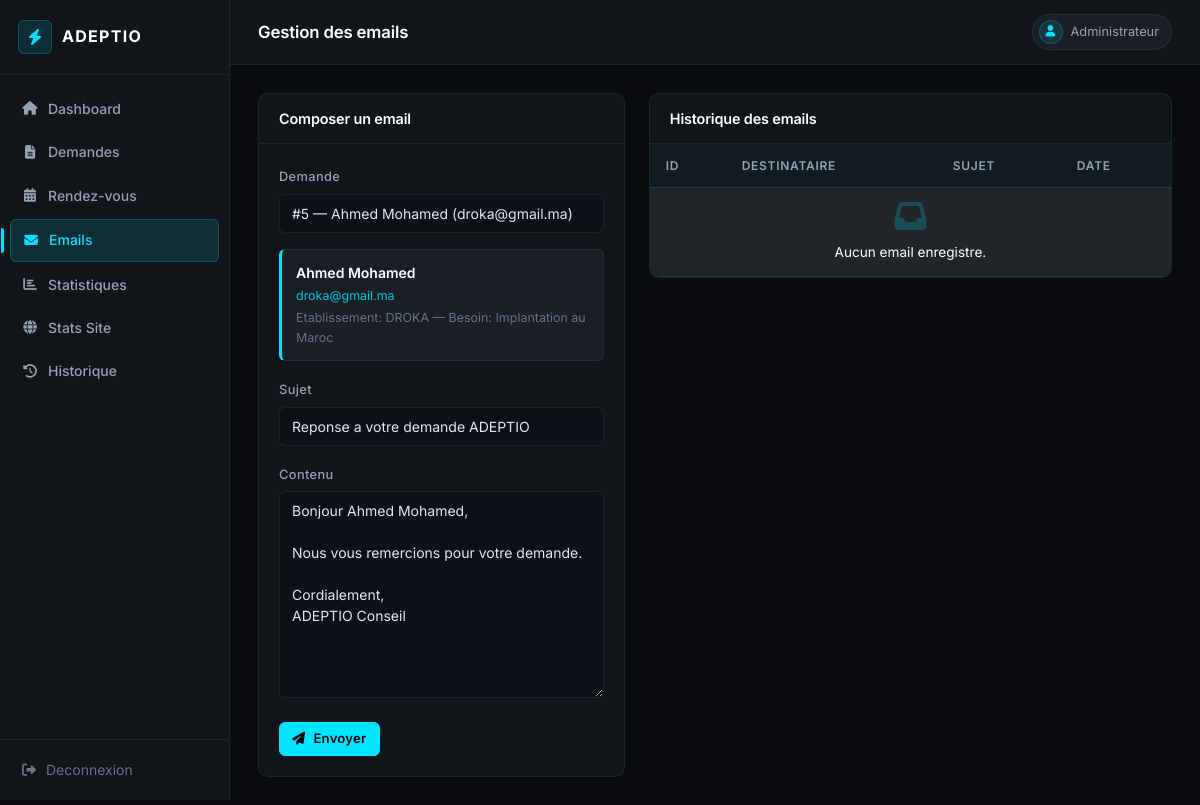
Screenshot of /admin/emails.php?id_demande=5 (signed in) with the database file from the repository.
### tables this page shows
CREATE TABLE `demandes` (
  `id_demande` int(11) NOT NULL,
  `type_demande` enum('etudiant','partenaire') DEFAULT NULL,
  `nom` varchar(100) DEFAULT NULL,
  `email` varchar(100) DEFAULT NULL,
  `telephone` varchar(20) DEFAULT NULL,
  `sujet` varchar(255) DEFAULT NULL,
  `message` text DEFAULT NULL,
  `statut` enum('en_attente','acceptee','rejetee') DEFAULT 'en_attente',
  `date_demande` timestamp NULL DEFAULT current_timestamp()
);

### admin/_bootstrap.php (called while the page is built, shortened)
<?php
function e(?string $value): string
{
    return htmlspecialchars((string) $value, ENT_QUOTES, 'UTF-8');
}
function current_admin(PDO $pdo): ?array
{
    $stmt = $pdo->prepare('SELECT id_admin, nom, email FROM admins WHERE id_admin = ?');
    $stmt->execute([$_SESSION['admin']]);
    return $stmt->fetch(PDO::FETCH_ASSOC) ?: null;
}

### admin/emails.php (the view, shortened to what this page needs)
<?php
require_once __DIR__ . '/_bootstrap.php';
require_once __DIR__ . '/_layout.php';
$selectedDemandeId = (int) ($_GET['id_demande'] ?? $_POST['id_demande'] ?? 0);
$demandes = $pdo->query("
    SELECT id_demande, nom, email, sujet
    FROM demandes
    ORDER BY date_demande DESC
")->fetchAll();
$selectedDemande = null;
if ($selectedDemandeId > 0) {
    $stmt = $pdo->prepare('SELECT * FROM demandes WHERE id_demande = ?');
    $stmt->execute([$selectedDemandeId]);
    $selectedDemande = $stmt->fetch() ?: null;
}
$emails = $pdo->query("
    SELECT e.*, d.nom, d.email
    FROM emails e
    LEFT JOIN demandes d ON d.id_demande = e.id_demande
    ORDER BY e.date_envoi DESC
")->fetchAll();
render_admin_header($pdo, 'Gestion des emails', 'emails');
?>
<div class="row g-4">
    <section class="col-xl-5">
        <div class="panel">
            <div class="panel-header"><h2>Composer un email</h2></div>
            <div class="panel-body">
                <form method="POST">
                    <div class="mb-3">
                        <label class="form-label" for="id_demande">Demande</label>
                        <select class="form-select" id="id_demande" name="id_demande" required
                                onchange="window.location='emails.php?id_demande=' + this.value">
                            <?php foreach ($demandes as $d): ?>
                                <option value="<?= (int) $d['id_demande'] ?>" <?= $selectedDemandeId === (int) $d['id_demande'] ? 'selected' : '' ?>>
                                    #<?= (int) $d['id_demande'] ?> — <?= e($d['nom']) ?> (<?= e($d['email']) ?>)
                                </option>
                            <?php endforeach; ?>
                        </select>
                    </div>
                    <?php if ($selectedDemande): ?>
                        <div class="contact-preview mb-3">
                            <div class="name"><?= e($selectedDemande['nom']) ?></div>
                            <div class="email"><?= e($selectedDemande['email']) ?></div>
                            <div class="subj"><?= e($selectedDemande['sujet']) ?></div>
                        </div>
                    <?php endif; ?>
                    <div class="mb-3">
                        <label class="form-label" for="sujet">Sujet</label>
                        <input class="form-control" id="sujet" type="text" name="sujet"
                               value="<?= $selectedDemande ? 'Reponse a votre demande ADEPTIO' : '' ?>" required>
                    </div>
                    <div class="mb-4">
                        <label class="form-label" for="contenu">Contenu</label>
                        <textarea class="form-control" id="contenu" name="contenu" rows="9" required><?= $selectedDemande ? e("Bonjour " . $selectedDemande['nom'] . ",\n\nNous vous remercions pour votre demande. \n\nCordialement,\nADEPTIO Conseil") : '' ?></textarea>
                    </div>
                    <button class="btn btn-primary" type="submit">
                        <i class="fas fa-paper-plane me-2"></i>Envoyer
                    </button>
                </form>
            </div>
        </div>
    </section>
    <section class="col-xl-7">
        <div class="panel">
            <div class="panel-header"><h2>Historique des emails</h2></div>
            <div class="table-responsive">
                <table class="table mb-0">
                    <thead>
                        <tr>
                            <th>ID</th>
                            <th>Destinataire</th>
                            <th>Sujet</th>
                            <th>Date</th>
                        </tr>
                    </thead>
                    <tbody>
                    <?php if (!$emails): ?>
                        <tr><td colspan="4" class="empty-state"><i class="fas fa-inbox"></i>Aucun email enregistre.</td></tr>
                    <?php endif; ?>
                    </tbody>
                </table>
            </div>
        </div>
    </section>
</div>
<?php render_admin_footer(); ?>

### admin/_layout.php (shortened to what this page needs)
<?php
function render_admin_header(PDO $pdo, string $title, string $active): void
{
    $admin = current_admin($pdo);
    $links = [
        'dashboard'   => ['Dashboard',        'dashboard.php',    'fa-home'],
        'demandes'    => ['Demandes',          'demandes.php',     'fa-file-alt'],
        'rendez_vous' => ['Rendez-vous',       'rendez_vous.php',  'fa-calendar-alt'],
        'emails'      => ['Emails',            'emails.php',       'fa-envelope'],
        'statistiques' => ['Statistiques',      'statistiques.php',  'fa-chart-bar'],
        'stats'        => ['Stats Site',         'stats.php',         'fa-globe'],
        'historique'   => ['Historique',        'historique.php',    'fa-history'],
    ];
    ?>
<!DOCTYPE html>
<html lang="fr" data-bs-theme="dark">
<head>
    <link href="https://cdn.jsdelivr.net/npm/bootstrap@5.3.3/dist/css/bootstrap.min.css" rel="stylesheet">
    <link href="https://cdnjs.cloudflare.com/ajax/libs/font-awesome/6.5.1/css/all.min.css" rel="stylesheet">
    <link href="assets/style.css" rel="stylesheet">
</head>
<body>
<div class="admin-shell">
    <aside class="sidebar">
        <div class="sidebar-brand">
            <div class="sidebar-brand-icon"><i class="fas fa-bolt"></i></div>
            <span class="sidebar-brand-name">Adeptio</span>
        </div>
        <nav class="sidebar-nav">
            <?php foreach ($links as $key => [$label, $href, $icon]): ?>
                <a href="<?= e($href) ?>" class="<?= $active === $key ? 'active' : '' ?>">
                    <i class="fas <?= e($icon) ?> nav-icon"></i>
                    <span><?= e($label) ?></span>
                </a>
            <?php endforeach; ?>
        </nav>
        <div class="sidebar-footer">
            <a href="auth/logout.php">
                <i class="fas fa-sign-out-alt nav-icon"></i>
                <span>Deconnexion</span>
            </a>
        </div>
    </aside>
    <div class="main-content">
        <header class="topbar">
            <h1 class="topbar-title"><?= e($title) ?></h1>
            <div class="topbar-user">
                <div class="topbar-avatar"><i class="fas fa-user"></i></div>
                <span class="topbar-user-name"><?= e($admin['nom'] ?? 'Admin') ?></span>
            </div>
        </header>
        <div class="page-body">
    <?php
}
function render_admin_footer(): void
{
    ?>
        </div>
    </div>
</div>
</body>
</html>
    <?php
}

### rows the page displays
demandes: nom "Ahmed Mohamed", email "droka@gmail.ma", sujet "Etablissement: DROKA — Besoin: Implantation au Maroc", contenu "Bonjour Ahmed Mohamed, Nous vous remercions pour votre demande. Cordialement, ADEPTIO Conseil"

### other values shown
$label "Dashboard"
$label "Demandes"
$label "Rendez-vous"
$label "Emails"
$label "Statistiques"
$label "Stats Site"
$label "Historique"
$title "Gestion des emails"
$admin['nom'] "Administrateur"
